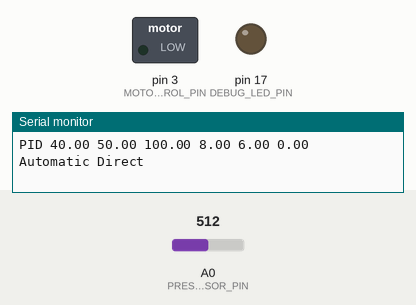
Simulated run of this sketch. Board: Arduino Uno, built with avr-gcc and run on an emulated ATmega328P. Parts: switched loads named in the sketch (green lamp = pin HIGH), output pins drawn as LEDs (lit = HIGH), the last lines printed to the serial monitor. Inputs (shaded band) come from the test bench; at power-on: A0 (PRESSURE_SENSOR_PIN) = 512.

Above: at 1.2 s.
1.3 s: A0 (PRESSURE_SENSOR_PIN) set to 448
2.8 s: A0 (PRESSURE_SENSOR_PIN) set to 421
At 5.76 s:
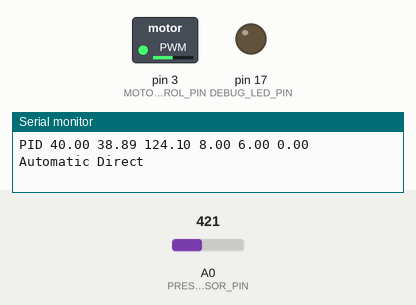
5.8 s: A0 (PRESSURE_SENSOR_PIN) set to 306
7.5 s: A0 (PRESSURE_SENSOR_PIN) set to 511
At 10.0 s:
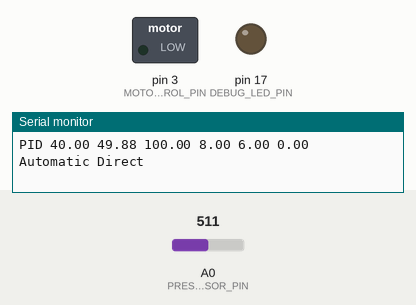
10.5 s: A0 (PRESSURE_SENSOR_PIN) set to 122
At 11.7 s:
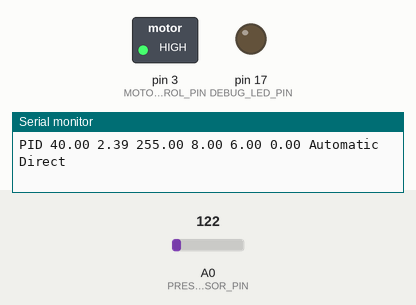
12.0 s: A0 (PRESSURE_SENSOR_PIN) set to 716
At 12.5 s:
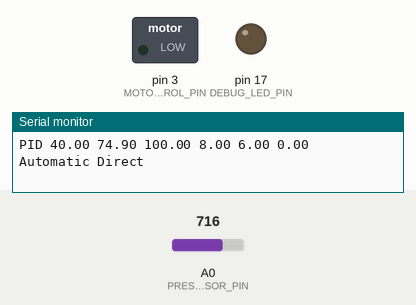
Timing chart, 0 to 14.5 s (numbered marks = the images above; inputs shaded):
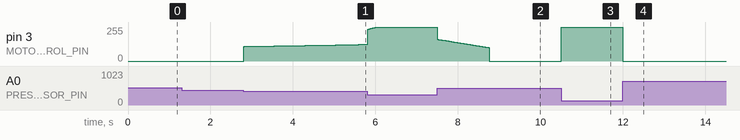

Measured:
- the behaviour switches between 430 and 429 on A0 (PRESSURE_SENSOR_PIN) (found by bisection; images 0 and 1)
- after the input at 2.8 s, pin 3 (MOTOR_CONTROL_PIN): moves from 0/255 to 125/255 over 3.0 s, starting at once
- after the input at 7.5 s, pin 3 (MOTOR_CONTROL_PIN): moves from 255/255 to 0/255 over 1.3 s, starting at once
- after the input at 10.5 s, pin 3 (MOTOR_CONTROL_PIN): 0/255 → 255/255 at once
- after the input at 12.0 s, pin 3 (MOTOR_CONTROL_PIN): 255/255 → 0/255 at once

The sketch:

OpenVSD.ino
```cpp
#include <PID_v1.h>

#define PRESSURE_SENSOR_PIN A0
#define DEBUG_LED_PIN 17
#define MOTOR_CONTROL_PIN 3
#define INITIAL_SETPOINT_PSI 40

#define VCC 5.0f
#define MOTOR_MINIMUM_PWM 100

// TODO: Call the PID method in an OCR interrupt
// TODO: Tune the pid
// https://controls.engin.umich.edu/wiki/index.php/PIDTuningClassical#Trial_and_Error
// http://www.ni.com/white-paper/3782/en/

void SerialReceive();
void SerialSend();
unsigned long serialTime; // This will help us know when to talk with processing

// Define Variables we'll be connecting to
double Setpoint, Input, Output;

// Specify the links and initial tuning parameters
PID myPID(&Input, &Output, &Setpoint, 8, 6, 0, DIRECT);

float readPressureSensor() {
    int analogValue = analogRead(PRESSURE_SENSOR_PIN);
    float voltage = (analogValue / 1024.0f) * VCC;
    // Pressure sensor returns between 0.5V – 4.5V, corresponding to 0-100psi
    float pressure = ((voltage - 0.5) / 4) * 100.0;
    return pressure;
}

ISR(TIMER1_COMPA_vect) {
    // (1 / 100s) * (16000000Hz / 256) = 625
    OCR1A = TCNT1 + 625;
    float pressure = readPressureSensor();
    Input = pressure;
    myPID.Compute();
    uint8_t motorOutput = Output;
    if (motorOutput <= MOTOR_MINIMUM_PWM || Input > 50.0) {
        motorOutput = 0;
    }
    analogWrite(MOTOR_CONTROL_PIN, motorOutput);
}

void setup() {
    // Disable interrupts
    cli();

    TCCR1A = 0;
    TCCR1B = 1 << CS12; // Clock / 256 (31250Hz or .000032)
    TCCR1C = 0; // not forcing output compare
    TCNT1 = 0; // set timer counter initial value (16 bit value)
    TIMSK1 = 1 << OCIE1A; // enable timer compare match 1A interrupt

    Serial.begin(115200);
    pinMode(DEBUG_LED_PIN, OUTPUT);
    pinMode(PRESSURE_SENSOR_PIN, INPUT);
    pinMode(MOTOR_CONTROL_PIN, OUTPUT);
    digitalWrite(MOTOR_CONTROL_PIN, LOW);

    // Initialize the variables we're linked to
    Input = readPressureSensor();
    Setpoint = INITIAL_SETPOINT_PSI;

    // Turn the PID on
    myPID.SetOutputLimits(MOTOR_MINIMUM_PWM, 255);
    // For now, require manual initiation
    myPID.SetMode(AUTOMATIC);
    Output = 0;
    myPID.SetSampleTime(10);

    // Enable interrupts
    sei();
}

void loop() {
    // Send-receive with processing if it's time
    if (millis() > serialTime) {
        SerialReceive();
        SerialSend();
        serialTime += 350;
    }
}

/********************************************
 * Serial Communication functions / helpers
 ********************************************/


union {                // This Data structure lets
  byte asBytes[24];    // us take the byte array
  float asFloat[6];    // sent from processing and
}                      // easily convert it to a
foo;                   // float array


// getting float values from processing into the arduino
// was no small task.  the way this program does it is
// as follows:
//  * a float takes up 4 bytes.  in processing, convert
//    the array of floats we want to send, into an array
//    of bytes.
//  * send the bytes to the arduino
//  * use a data structure known as a union to convert
//    the array of bytes back into an array of floats

//  the bytes coming from the arduino follow the following
//  format:
//  0: 0=Manual, 1=Auto, else = ? error ?
//  1: 0=Direct, 1=Reverse, else = ? error ?
//  2-5: float setpoint
//  6-9: float input
//  10-13: float output
//  14-17: float P_Param
//  18-21: float I_Param
//  22-245: float D_Param
void SerialReceive()
{
  // read the bytes sent from Processing
  int index=0;
  byte Auto_Man = -1;
  byte Direct_Reverse = -1;
  while(Serial.available()&&index<26)
  {
    if(index==0) Auto_Man = Serial.read();
    else if(index==1) Direct_Reverse = Serial.read();
    else foo.asBytes[index-2] = Serial.read();
    index++;
  }

  // if the information we got was in the correct format,
  // read it into the system
  if(index==26  && (Auto_Man==0 || Auto_Man==1)&& (Direct_Reverse==0 || Direct_Reverse==1))
  {
    Setpoint=double(foo.asFloat[0]);
    //Input=double(foo.asFloat[1]);       // * the user has the ability to send the
                                          //   value of "Input"  in most cases (as
                                          //   in this one) this is not needed.
    if(Auto_Man==0)                       // * only change the output if we are in
    {                                     //   manual mode.  otherwise we'll get an
      Output=double(foo.asFloat[2]);      //   output blip, then the controller will
    }                                     //   overwrite.

    double p, i, d;                       // * read in and set the controller tunings
    p = double(foo.asFloat[3]);           //
    i = double(foo.asFloat[4]);           //
    d = double(foo.asFloat[5]);           //
    myPID.SetTunings(p, i, d);            //

    if(Auto_Man==0) myPID.SetMode(MANUAL);// * set the controller mode
    else myPID.SetMode(AUTOMATIC);             //

    if(Direct_Reverse==0) myPID.SetControllerDirection(DIRECT);// * set the controller Direction
    else myPID.SetControllerDirection(REVERSE);          //
  }
  Serial.flush();                         // * clear any random data from the serial buffer
}

// unlike our tiny microprocessor, the processing ap
// has no problem converting strings into floats, so
// we can just send strings.  much easier than getting
// floats from processing to here no?
void SerialSend() {
    Serial.print("PID ");
    Serial.print(Setpoint);
    Serial.print(" ");
    Serial.print(Input);
    Serial.print(" ");
    Serial.print(Output);
    Serial.print(" ");
    Serial.print(myPID.GetKp());
    Serial.print(" ");
    Serial.print(myPID.GetKi());
    Serial.print(" ");
    Serial.print(myPID.GetKd());
    Serial.print(" ");
    if(myPID.GetMode()==AUTOMATIC) Serial.print("Automatic");
    else Serial.print("Manual");
    Serial.print(" ");
    if(myPID.GetDirection()==DIRECT) Serial.println("Direct");
    else Serial.println("Reverse");
}
```
